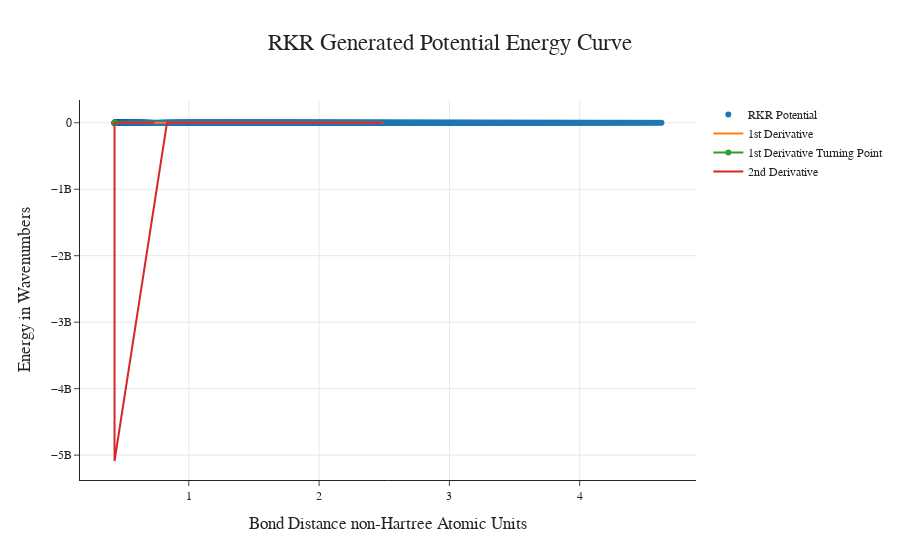

Here is the notebook cell this chart was saved with:
### Code cell
#Lists to hold data 
x = []
y = []
ddX = []
ddX2 = []
ddx = []
ddx2 = []
leftAsympCutOff = False

x.append(re)
y.append(0)

#Loop to generate all data to graph
print("Building RKR Potential")
for v in tqdm(np.arange(-.499, 17, .01)):
    
    energy = E(v, 0)
    xPoints = RKR(v)
    
    if(len(x) != 0):
        #Compute First Derivative
        ddX.append( (min(xPoints) + min(x[-2:])) / 2 )
        slope = (energy-y[-1]) / ( min(xPoints) - min(x[-2:]) )
        ddx.append( slope )
        
        if(len(ddx) > 1):
            #Compute 2nd Derivative
            ddX2.append( (ddX[-2] + ddX[-1]) / 2 )
            ddx2.append( (ddx[-1] - ddx[-2]) / (ddX[-1] - ddX[-2]) )
            
            #Determine if Cutoff should be used
            if(ddx2[-1] <= 0):
                leftAsympCutOff = True
                
    if(not leftAsympCutOff):
        x.extend( xPoints )
        y.extend( [energy] * 2 )
    else:
        x.append(max(xPoints))
        y.append(energy)
        
print("Graphing Potential")
#Prepare data for graphing
figure = {
    "data":[
        {
            "type":"scatter",
            "x":x,
            "y":y,
            "connectgaps":True,
            "mode":"markers",
            "name":"RKR Potential",
        }
    ],
    
    "layout":{
        "xaxis":{"title":"Bond Distance non-Hartree Atomic Units"},
        "yaxis":{"title":"Energy in Wavenumbers"},
        "title":{"text":"RKR Generated Potential Energy Curve"}
    }
}

figure["data"].append(
    {
        "type":"scatter",
        "x":ddX,
        "y":ddx,
        "name":"1st Derivative"
    }
)

figure["data"].append(
    {
        "type":"scatter",
        "x":[ddX[ddx.index(min(ddx))]] * 2,
        "y":[0, pow(10, 4) * 2],
        "name":"1st Derivative Turning Point"
    }
)

figure["data"].append(
    {
        "type":"scatter",
        "x":ddX2,
        "y":ddx2,
        "name":"2nd Derivative"
    }
)

iplot(figure)

### Figure 1 — Plotly figure (JSON) as saved in the notebook; plotly's stock layout.template omitted (floating-point values rounded to 4 significant figures; data arrays with more than 128 entries replaced by an {"elided": "..."} marker saying what was removed)
{"data": [{"connectgaps": true, "mode": "markers", "name": "RKR Potential", "type": "scatter", "x": {"elided": "2812 float values"}, "y": {"elided": "2812 float values"}}, {"name": "1st Derivative", "type": "scatter", "x": {"elided": "1750 float values"}, "y": {"elided": "1750 float values"}}, {"name": "1st Derivative Turning Point", "type": "scatter", "x": [0.4304, 0.4304], "y": [0, 20000]}, {"name": "2nd Derivative", "type": "scatter", "x": {"elided": "1749 float values"}, "y": {"elided": "1749 float values"}}], "layout": {"autosize": true, "title": {"text": "RKR Generated Potential Energy Curve"}, "xaxis": {"autorange": true, "range": [0.1493, 4.908], "title": {"text": "Bond Distance non-Hartree Atomic Units"}, "type": "linear"}, "yaxis": {"autorange": true, "range": [-5375000000.0, 366900000.0], "title": {"text": "Energy in Wavenumbers"}, "type": "linear"}}}
